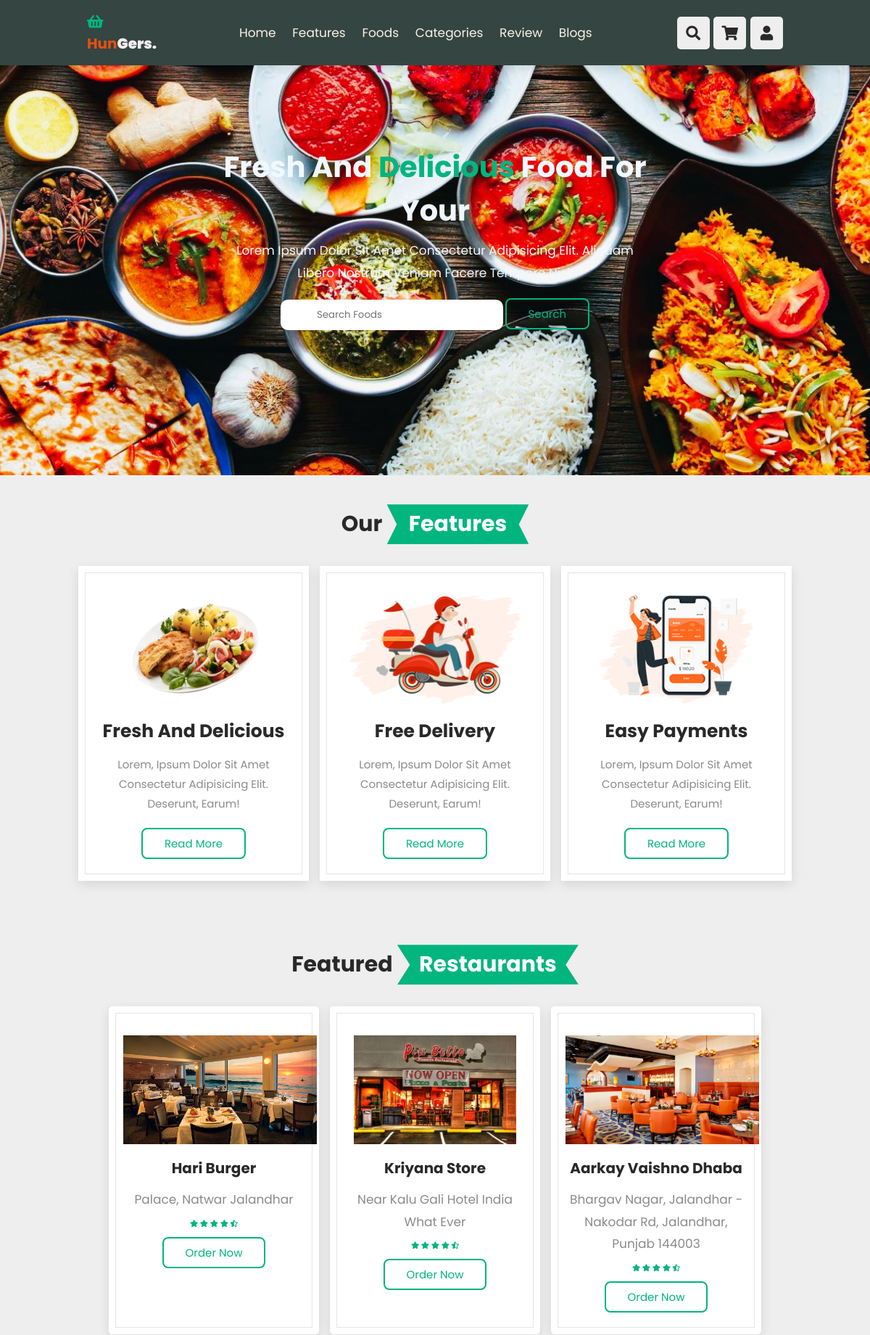
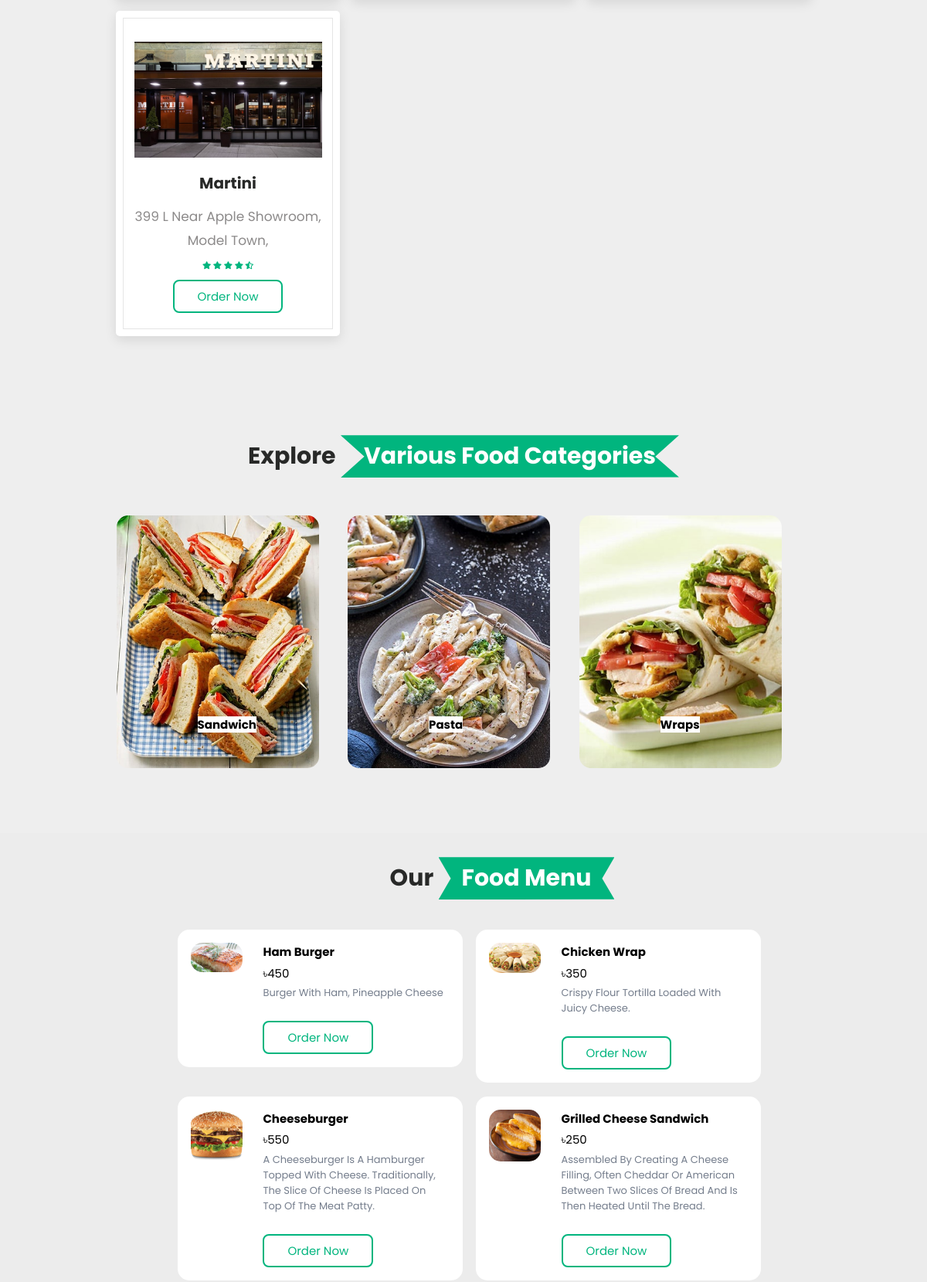
The page / (upper part) on the database its author committed (2 pictures, top to bottom).
### tables this page shows
CREATE TABLE `tbl_category` (
  `id` int(10) UNSIGNED NOT NULL,
  `title` varchar(100) NOT NULL,
  `image_name` varchar(255) NOT NULL,
  `featured` varchar(10) NOT NULL,
  `active` varchar(10) NOT NULL
);

CREATE TABLE `tbl_food` (
  `id` int(10) UNSIGNED NOT NULL,
  `title` varchar(100) NOT NULL,
  `description` text NOT NULL,
  `price` decimal(10,0) NOT NULL,
  `image_name` varchar(255) NOT NULL,
  `category_id` int(10) UNSIGNED NOT NULL,
  `featured` varchar(10) NOT NULL,
  `active` varchar(10) NOT NULL
);

### index.php (the view, shortened to what this page needs)
<?php include('partials-front/menu.php'); ?>
<!DOCTYPE html>
<html lang="en">
<head>
    <link rel="stylesheet" href="https://unpkg.com/swiper@7/swiper-bundle.min.css" />
    <link rel="stylesheet" href="https://cdnjs.cloudflare.com/ajax/libs/font-awesome/5.15.4/css/all.min.css">
    <link rel="stylesheet" href="css/style2.css">
</head>
<body>
<section class="home" img src="" id="home">
<div class="content">
    <h3>fresh and <span>delicious</span> food for your</h3>
    <p>Lorem ipsum dolor sit amet consectetur adipisicing elit. Aliquam libero nostrum veniam facere tempore nisi.</p>
    <form action="<?php echo SITEURL; ?>food-search.php" method="POST">
                <input class="search" type="search" name="search" placeholder="Search Foods" required>
                <input type="submit" name="submit" value="Search" class="btn btn-primary">
            </form>
</div>
</section>
<section class="features" id="features">
<h1 class="heading"> our <span>features</span> </h1>
<div class="box-container">
    <div class="box">
        <img src="image/feature-img-1.png" alt="">
        <h3>fresh and delicious</h3>
        <p>Lorem, ipsum dolor sit amet consectetur adipisicing elit. Deserunt, earum!</p>
        <a href="#" class="btn">read more</a>
    </div>
    <div class="box">
        <img src="image/feature-img-2.png" alt="">
        <h3>free delivery</h3>
        <p>Lorem, ipsum dolor sit amet consectetur adipisicing elit. Deserunt, earum!</p>
        <a href="#" class="btn">read more</a>
    </div>
    <div class="box">
        <img src="image/feature-img-3.png" alt="">
        <h3>easy payments</h3>
        <p>Lorem, ipsum dolor sit amet consectetur adipisicing elit. Deserunt, earum!</p>
        <a href="#" class="btn">read more</a>
    </div>
</div>
</section>
<section class="categories" id="categories">
    <h1 class="heading"> Featured <span>restaurants</span> </h1>
    <div class="box-container">
        <div class="box">
            <img src="image/5ad74ce37c383.jpg" alt="">
            <h3>Hari Burger</h3>
            <p>Palace, natwar jalandhar</p>
            <div class="stars">
                    <i class="fas fa-star"></i>
                    <i class="fas fa-star"></i>
                    <i class="fas fa-star"></i>
                    <i class="fas fa-star"></i>
                    <i class="fas fa-star-half-alt"></i>
                </div>
            <a href="#" class="btn">order now</a>
        </div>
        <div class="box">
            <img src="image/5ad79e7d01c5a.jpg" alt="">
            <h3>kriyana store</h3>
            <p>near kalu gali hotel india what ever</p>
            <div class="stars">
                    <i class="fas fa-star"></i>
                    <i class="fas fa-star"></i>
                    <i class="fas fa-star"></i>
                    <i class="fas fa-star"></i>
                    <i class="fas fa-star-half-alt"></i>
                </div>
            <a href="#" class="btn">order now</a>
        </div>
        <div class="box">
            <img src="image/5ad74b2867be8.jpg" alt="">
            <h3>Aarkay Vaishno Dhaba</h3>
            <p>Bhargav Nagar, Jalandhar - Nakodar Rd, Jalandhar, Punjab 144003</p>
            <div class="stars">
                    <i class="fas fa-star"></i>
                    <i class="fas fa-star"></i>
                    <i class="fas fa-star"></i>
                    <i class="fas fa-star"></i>
                    <i class="fas fa-star-half-alt"></i>
                </div>
            <a href="#" class="btn">order now</a>
        </div>
        <div class="box">
            <img src="image/5ad74ebf1d103.jpg" alt="">
            <h3>Martini</h3>
            <p>399 L Near Apple Showroom, Model Town,</p>
            <div class="stars">
                    <i class="fas fa-star"></i>
                    <i class="fas fa-star"></i>
                    <i class="fas fa-star"></i>
                    <i class="fas fa-star"></i>
                    <i class="fas fa-star-half-alt"></i>
                </div>
            <a href="#" class="btn">order now</a>
        </div>
    </div>
</section>
    <section class="categories">
        <div class="container">
            <h1 class="heading">Explore <span>Various Food Categories</span></h1>
            <?php
                $sql = "SELECT * FROM tbl_category WHERE active='Yes' AND featured='Yes' ORDER BY id DESC LIMIT 3";
                $res = mysqli_query($conn, $sql);
                $count = mysqli_num_rows($res);
                if($count>0)
                {
                    while($row=mysqli_fetch_assoc($res))
                    {
                        $id = $row['id'];
                        $title = $row['title'];
                        $image_name = $row['image_name'];
                        ?>
                        <a href="<?php echo SITEURL; ?>category-foods.php?category_id=<?php echo $id; ?>">
                            <div class="box-3 float-container">
                                <?php
                                    if($image_name=="")
                                    {
                                        echo "<div class='error'>Image not Available</div>";
                                    }
                                    else
                                    {
                                        ?>
                                        <img src="<?php echo SITEURL; ?>images/category/<?php echo $image_name; ?>" alt="Pizza" class="img-responsive img-curve">
                                        <?php
                                    }
                                ?>
                                <h3 class="float-text text-white" ><mark style="background-color:white;"><?php echo $title; ?></mark></h3>
                            </div>
                        </a>
                        <?php
                    }
                }
                else
                {
                    echo "<div class='error'>Category not Added.</div>";
                }
            ?>
        </div>
    </section>
    <section class="food-menu">
        <div class="container">
            <h1 class="heading">Our <span>Food Menu</span></h1>
            <?php
            $sql2 = "SELECT * FROM tbl_food WHERE active='Yes' AND featured='Yes' LIMIT 4";
            $res2 = mysqli_query($conn, $sql2);
            $count2 = mysqli_num_rows($res2);
            if($count2>0)
            {
                while($row=mysqli_fetch_assoc($res2))
                {
                    $id = $row['id'];
                    $title = $row['title'];
                    $price = $row['price'];
                    $description = $row['description'];
                    $image_name = $row['image_name'];
                    ?>
                    <div class="food-menu-box">
                        <div class="food-menu-img">
                            <?php
                                if($image_name=="")
                                {
                                    echo "<div class='error'>Image not available.</div>";
                                }
                                else
                                {
                                    ?>
                                    <img src="<?php echo SITEURL; ?>images/food/<?php echo $image_name; ?>" alt="Chicke Hawain Pizza" class="img-responsive img-curve">
                                    <?php
                                }
                            ?>
                        </div>
                        <div class="food-menu-desc">
                            <h3><?php echo $title; ?></h3>
                            <p class="food-price">৳<?php echo $price; ?></p>
                            <p class="food-detail">
                                <?php echo $description; ?>
                            </p>
                            <br>
                            <a href="<?php echo SITEURL; ?>order.php?food_id=<?php echo $id; ?>" class="btn btn-primary">Order Now</a>
                        </div>
                    </div>
                    <?php
                }
            }
            else
            {
                echo "<div class='error'>Food not available.</div>";
            }
            ?>
        </div>
    </section>
</body>
</html>

### css/style.css (style rules this page uses)
* { margin: 0 0; padding: 0 0; font-family: Arial, Helvetica, sans-serif; }
.container { width: 80%; margin: 0 auto; padding: 1%; }
.img-responsive { width: 100%; }
.img-curve { border-radius: 15px; }
.text-white { color: white; }
a { color: #5d9e5f; text-decoration: none; }
.btn { padding: 1%; border: none; font-size: 1rem; border-radius: 5px; }
.btn-primary { background-color: #5d9e5f; color: white; cursor: pointer; }
h3 { font-size: 1.5rem; }
.float-container { position: relative; }
.float-text { position: absolute; bottom: 50px; left: 40%; }
.categories { padding: 4% 0; }
.box-3 { width: 28%; float: left; margin: 2%; }
.food-menu { background-color: #ececec; padding: 0% 0; padding-left: 10rem; }
.food-menu-box { width: 43%; margin: 1%; padding: 2%; float: left; background-color: white; border-radius: 15px; }
.food-menu-img { width: 20%; float: left; }
.food-menu-desc { width: 70%; float: left; margin-left: 8%; }
.food-price { font-size: 1.5rem; margin: 2% 0; }
.food-detail { font-size: 1.3rem; color: #747d8c; }

### css/style2.css (style rules this page uses)
:root { --orange:#01b57e; --black:#282928; --light-color:rgb(140, 138, 138); --box-shadow:0 .5rem 1.5rem rgba(0,0,0,.1); --border:.2rem solid rgba(0,0,0,.1); --outline:.1rem solid rgba(0,0,0,.1); --outline-hover:.2rem solid var(--black); }
* { font-family: 'Poppins', sans-serif; margin:0; padding:0; box-sizing: border-box; outline: none; border:none; text-decoration: none; text-transform: capitalize; transition: all .2s linear; }
html { font-size: 62.5%; overflow-x: hidden; scroll-behavior: smooth; scroll-padding-top: 7rem; }
body { background:#eee; }
section { padding:2rem 9%; }
.heading { text-align: center; padding:2rem 0; padding-bottom: 3rem; font-size: 3.0rem; color:var(--black); }
.heading span { background: var(--orange); color:#fff; display: inline-block; padding:.5rem 3rem; clip-path: polygon(100% 0, 93% 50%, 100% 99%, 0% 100%, 7% 50%, 0% 0%); }
.btn { margin-top: 1rem; display: inline-block; padding:.8rem 3rem; font-size: 1.5rem; border-radius: .8rem; border:.2rem solid #01b57e; color:#01b57e; cursor: pointer; background: none; }
.home { display: flex; align-items: center; justify-content: center; background: url(../image/1.jpeg) no-repeat; background-position: center; background-size: cover; padding-top: 20rem; padding-bottom: 20rem; }
.home .content { text-align: center; width:60rem; }
.home .content h3 { color: aliceblue; font-size: 4rem; }
.home .content h3 span { color:var(--orange); }
.home .content p { color: aliceblue; font-size: 1.7rem; padding:1rem 0; line-height: 1.8; }
.home .content .btn { box-shadow: aliceblue; }
.home .search { block-size: 4.2rem; padding-left: 5rem; border-radius: 1rem; }
.features .box-container { display: grid; grid-template-columns: repeat(auto-fit, minmax(30rem, 1fr)); gap:1.5rem; }
.features .box-container .box { padding:3rem 2rem; background: #fff; outline: var(--outline); outline-offset: -1rem; text-align: center; box-shadow: var(--box-shadow); }
.features .box-container .box img { margin:1rem 0; height: 15rem; }
.features .box-container .box h3 { font-size: 2.5rem; line-height: 1.8; color:var(--black); }
.features .box-container .box p { font-size: 1.5rem; line-height: 1.8; color:var(--light-color); padding:1rem 0; }
.categories .box-container { display: grid; grid-template-columns: repeat(auto-fit, minmax(26rem, 1fr)); gap:1.5rem; padding-left: 15rem; padding-right: 15rem; }
.categories .box-container .box { padding:3rem 2rem; border-radius: .5rem; background:#fff; box-shadow: var(--box-shadow); outline:var(--outline); outline-offset: -1rem; text-align: center; }
.categories .box-container .box img { margin:1rem 0; height:15rem; }
.categories .box-container .box h3 { font-size: 2rem; color:var(--black); line-height: 1.8; }
.categories .box-container .box p { font-size: 1.7rem; color:var(--light-color); line-height: 1.8; padding:1rem 0; }
.categories .box-container .box .stars i { color:var(--orange); font-size: 1rem; }

### rows shown on the page
tbl_category: image_name (picture), title "Sandwich"
tbl_category: image_name (picture), title "Pasta"
tbl_category: image_name (picture), title "Wraps"
tbl_food: image_name (picture), title "Ham Burger", price "450", description "Burger With Ham, Pineapple Cheese"
tbl_food: image_name (picture), title "Chicken Wrap", price "350", description "Crispy Flour Tortilla Loaded With Juicy Cheese."
tbl_food: image_name (picture), title "Cheeseburger", price "550", description "A Cheeseburger Is A Hamburger Topped With Cheese. Traditionally, The Slice Of Cheese Is Placed On Top Of The Meat Patty."
tbl_food: image_name (picture), title "Grilled Cheese Sandwich", price "250", description "Assembled By Creating A Cheese Filling, Often Cheddar Or American Between Two Slices Of Bread And Is Then Heated Until The Bread."
